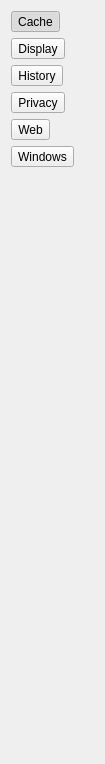
        <widget class="QWidget" name="scrollAreaWidgetContents">
         <property name="geometry">
          <rect>
           <x>0</x>
           <y>0</y>
           <width>105</width>
           <height>764</height>
          </rect>
         </property>
         <layout class="QVBoxLayout" name="verticalLayout">
          <item>
           <widget class="QToolButton" name="cache">
            <property name="text">
             <string>Cache</string>
            </property>
            <property name="iconSize">
             <size>
              <width>64</width>
              <height>64</height>
             </size>
            </property>
            <property name="checkable">
             <bool>true</bool>
            </property>
            <property name="checked">
             <bool>true</bool>
            </property>
            <property name="toolButtonStyle">
             <enum>Qt::ToolButtonTextUnderIcon</enum>
            </property>
           </widget>
          </item>
          <item>
           <widget class="QToolButton" name="display">
            <property name="text">
             <string>Display</string>
            </property>
            <property name="iconSize">
             <size>
              <width>64</width>
              <height>64</height>
             </size>
            </property>
            <property name="checkable">
             <bool>true</bool>
            </property>
            <property name="toolButtonStyle">
             <enum>Qt::ToolButtonTextUnderIcon</enum>
            </property>
           </widget>
          </item>
          <item>
           <widget class="QToolButton" name="history">
            <property name="text">
             <string>History</string>
            </property>
            <property name="iconSize">
             <size>
              <width>64</width>
              <height>64</height>
             </size>
            </property>
            <property name="checkable">
             <bool>true</bool>
            </property>
            <property name="toolButtonStyle">
             <enum>Qt::ToolButtonTextUnderIcon</enum>
            </property>
           </widget>
          </item>
          <item>
           <widget class="QToolButton" name="privacy">
            <property name="text">
             <string>Privacy</string>
            </property>
            <property name="iconSize">
             <size>
              <width>64</width>
              <height>64</height>
             </size>
            </property>
            <property name="checkable">
             <bool>true</bool>
            </property>
            <property name="toolButtonStyle">
             <enum>Qt::ToolButtonTextUnderIcon</enum>
            </property>
           </widget>
          </item>
          <item>
           <widget class="QToolButton" name="web">
            <property name="text">
             <string>Web</string>
            </property>
            <property name="iconSize">
             <size>
              <width>64</width>
              <height>64</height>
             </size>
            </property>
            <property name="checkable">
             <bool>true</bool>
            </property>
            <property name="toolButtonStyle">
             <enum>Qt::ToolButtonTextUnderIcon</enum>
            </property>
           </widget>
          </item>
          <item>
           <widget class="QToolButton" name="windows">
            <property name="text">
             <string>Windows</string>
            </property>
            <property name="iconSize">
             <size>
              <width>64</width>
              <height>64</height>
             </size>
            </property>
            <property name="checkable">
             <bool>true</bool>
            </property>
            <property name="toolButtonStyle">
             <enum>Qt::ToolButtonTextUnderIcon</enum>
            </property>
           </widget>
          </item>
          <item>
           <spacer name="verticalSpacer">
            <property name="orientation">
             <enum>Qt::Vertical</enum>
            </property>
            <property name="sizeHint" stdset="0">
             <size>
              <width>20</width>
              <height>40</height>
             </size>
            </property>
           </spacer>
          </item>
         </layout>
        </widget>
